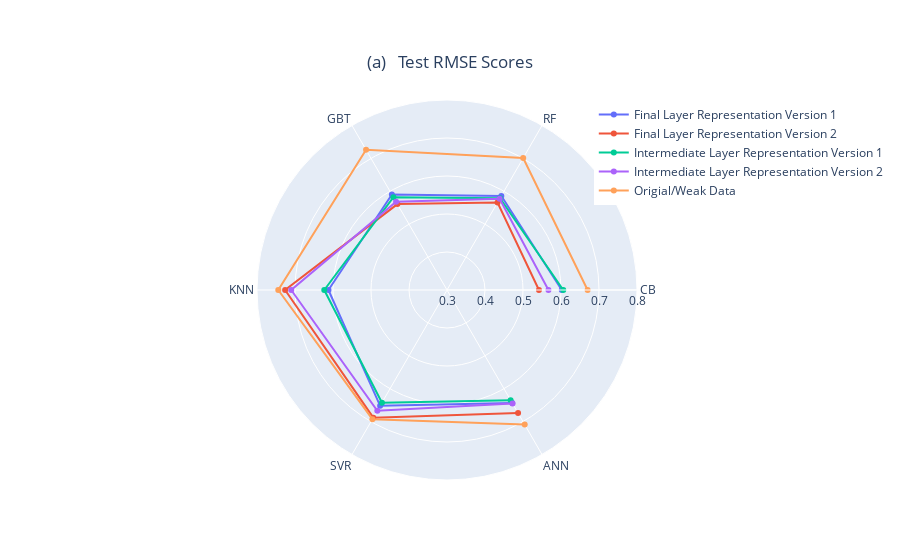

Write notebook code for a chart like this one.
### Code cell
import plotly.graph_objects as go


Appr1_v1 = Data1['Test RMSE']
Appr1_v2 = Data2['Test RMSE']
Appr2_v1 = Data3['Test RMSE']
Appr2_v2 = Data4['Test RMSE']
Weak = Data5['Test RMSE']


categories = ['CB', 'RF', 'GBT', 'KNN', 'SVR','ANN']

fig = go.Figure()

fig.add_trace(go.Scatterpolar(
      r=Appr1_v1,
      theta=categories,
      fill=None,
      name='Final Layer Representation Version 1'
))
fig.add_trace(go.Scatterpolar(
      r=Appr1_v2, 
      theta=categories,
      fill=None,
      name='Final Layer Representation Version 2'
))
fig.add_trace(go.Scatterpolar(
      r=Appr2_v1,
      theta=categories,
      fill=None,
      name='Intermediate Layer Representation Version 1'
))
fig.add_trace(go.Scatterpolar(
      r=Appr2_v2,
      theta=categories,
      fill=None,
      name='Intermediate Layer Representation Version 2'
))

fig.add_trace(go.Scatterpolar(
      r=Weak,
      theta=categories,
      fill=None,
      name='Origial/Weak Data'
))

fig.update_layout(
    legend=dict(x=0.7,y=1),
    title=dict(text='(a)   Test RMSE Scores',x=0.5,y=0.9),
    polar=dict(radialaxis=dict(visible=True,range=[0.3, 0.8])),
    showlegend=True
)
#fig.write_image('myplot.png', scale=3)
fig.show()

### Figure 1 — Plotly figure (JSON) as saved in the notebook; plotly's stock layout.template omitted (floating-point values rounded to 4 significant figures)
{"data": [{"name": "Final Layer Representation Version 1", "r": [0.602, 0.586, 0.59, 0.612, 0.6519, 0.643], "theta": ["CB", "RF", "GBT", "KNN", "SVR", "ANN"], "type": "scatterpolar"}, {"name": "Final Layer Representation Version 2", "r": [0.542, 0.566, 0.561, 0.726, 0.6879, 0.674], "theta": ["CB", "RF", "GBT", "KNN", "SVR", "ANN"], "type": "scatterpolar"}, {"name": "Intermediate Layer Representation Version 1", "r": [0.606, 0.579, 0.582, 0.623, 0.6423, 0.635], "theta": ["CB", "RF", "GBT", "KNN", "SVR", "ANN"], "type": "scatterpolar"}, {"name": "Intermediate Layer Representation Version 2", "r": [0.567, 0.577, 0.568, 0.71, 0.6668, 0.645], "theta": ["CB", "RF", "GBT", "KNN", "SVR", "ANN"], "type": "scatterpolar"}, {"name": "Origial/Weak Data", "r": [0.67, 0.701, 0.726, 0.744, 0.6926, 0.709], "theta": ["CB", "RF", "GBT", "KNN", "SVR", "ANN"], "type": "scatterpolar"}], "layout": {"legend": {"x": 0.7, "y": 1}, "polar": {"radialaxis": {"range": [0.3, 0.8], "visible": true}}, "showlegend": true, "title": {"text": "(a)   Test RMSE Scores", "x": 0.5, "y": 0.9}}}
